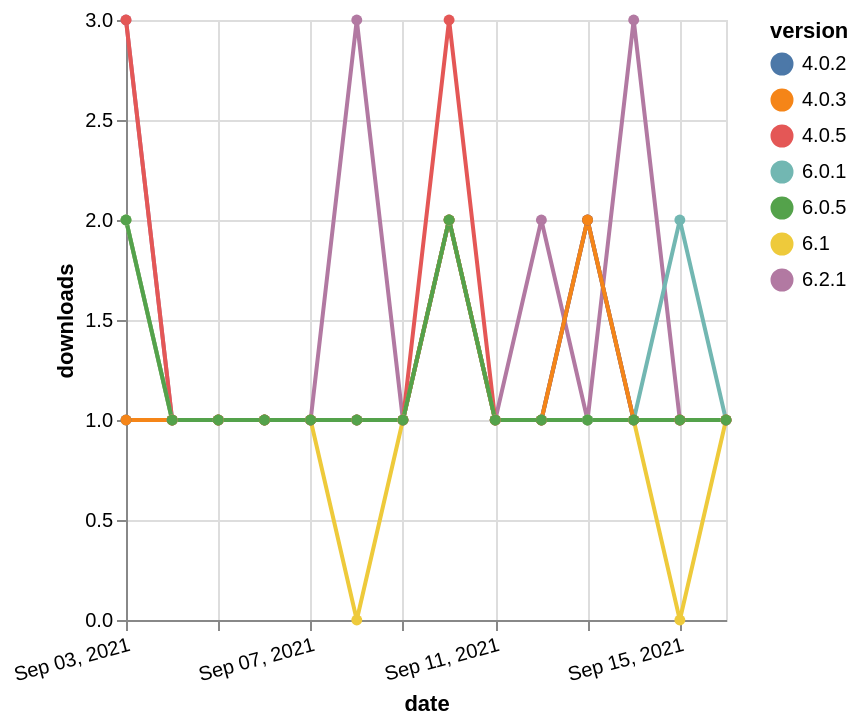

Express this chart as Vega-Lite.
### Vega-Lite specification from a JSON file in a GitHub repository (floating-point values rounded to 4 significant figures)
{"$schema": "https://vega.github.io/schema/vega-lite/v5.json", "description": "A simple bar chart with embedded data.", "data": {"values": [{"date": "2021-09-03", "total": 68, "delta": 3, "version": "6.2.1"}, {"date": "2021-09-04", "total": 69, "delta": 1, "version": "6.2.1"}, {"date": "2021-09-05", "total": 70, "delta": 1, "version": "6.2.1"}, {"date": "2021-09-06", "total": 71, "delta": 1, "version": "6.2.1"}, {"date": "2021-09-07", "total": 72, "delta": 1, "version": "6.2.1"}, {"date": "2021-09-08", "total": 75, "delta": 3, "version": "6.2.1"}, {"date": "2021-09-09", "total": 76, "delta": 1, "version": "6.2.1"}, {"date": "2021-09-10", "total": 78, "delta": 2, "version": "6.2.1"}, {"date": "2021-09-11", "total": 79, "delta": 1, "version": "6.2.1"}, {"date": "2021-09-12", "total": 81, "delta": 2, "version": "6.2.1"}, {"date": "2021-09-13", "total": 82, "delta": 1, "version": "6.2.1"}, {"date": "2021-09-14", "total": 85, "delta": 3, "version": "6.2.1"}, {"date": "2021-09-15", "total": 86, "delta": 1, "version": "6.2.1"}, {"date": "2021-09-16", "total": 87, "delta": 1, "version": "6.2.1"}, {"date": "2021-09-03", "total": 124, "delta": 2, "version": "6.1"}, {"date": "2021-09-04", "total": 125, "delta": 1, "version": "6.1"}, {"date": "2021-09-05", "total": 126, "delta": 1, "version": "6.1"}, {"date": "2021-09-06", "total": 127, "delta": 1, "version": "6.1"}, {"date": "2021-09-07", "total": 128, "delta": 1, "version": "6.1"}, {"date": "2021-09-08", "total": 128, "delta": 0, "version": "6.1"}, {"date": "2021-09-09", "total": 129, "delta": 1, "version": "6.1"}, {"date": "2021-09-10", "total": 131, "delta": 2, "version": "6.1"}, {"date": "2021-09-11", "total": 132, "delta": 1, "version": "6.1"}, {"date": "2021-09-12", "total": 133, "delta": 1, "version": "6.1"}, {"date": "2021-09-13", "total": 134, "delta": 1, "version": "6.1"}, {"date": "2021-09-14", "total": 135, "delta": 1, "version": "6.1"}, {"date": "2021-09-15", "total": 135, "delta": 0, "version": "6.1"}, {"date": "2021-09-16", "total": 136, "delta": 1, "version": "6.1"}, {"date": "2021-09-03", "total": 235, "delta": 3, "version": "4.0.5"}, {"date": "2021-09-04", "total": 236, "delta": 1, "version": "4.0.5"}, {"date": "2021-09-05", "total": 237, "delta": 1, "version": "4.0.5"}, {"date": "2021-09-06", "total": 238, "delta": 1, "version": "4.0.5"}, {"date": "2021-09-07", "total": 239, "delta": 1, "version": "4.0.5"}, {"date": "2021-09-08", "total": 240, "delta": 1, "version": "4.0.5"}, {"date": "2021-09-09", "total": 241, "delta": 1, "version": "4.0.5"}, {"date": "2021-09-10", "total": 244, "delta": 3, "version": "4.0.5"}, {"date": "2021-09-11", "total": 245, "delta": 1, "version": "4.0.5"}, {"date": "2021-09-12", "total": 246, "delta": 1, "version": "4.0.5"}, {"date": "2021-09-13", "total": 248, "delta": 2, "version": "4.0.5"}, {"date": "2021-09-14", "total": 249, "delta": 1, "version": "4.0.5"}, {"date": "2021-09-15", "total": 250, "delta": 1, "version": "4.0.5"}, {"date": "2021-09-16", "total": 251, "delta": 1, "version": "4.0.5"}, {"date": "2021-09-03", "total": 182, "delta": 1, "version": "4.0.2"}, {"date": "2021-09-04", "total": 183, "delta": 1, "version": "4.0.2"}, {"date": "2021-09-05", "total": 184, "delta": 1, "version": "4.0.2"}, {"date": "2021-09-06", "total": 185, "delta": 1, "version": "4.0.2"}, {"date": "2021-09-07", "total": 186, "delta": 1, "version": "4.0.2"}, {"date": "2021-09-08", "total": 187, "delta": 1, "version": "4.0.2"}, {"date": "2021-09-09", "total": 188, "delta": 1, "version": "4.0.2"}, {"date": "2021-09-10", "total": 190, "delta": 2, "version": "4.0.2"}, {"date": "2021-09-11", "total": 191, "delta": 1, "version": "4.0.2"}, {"date": "2021-09-12", "total": 192, "delta": 1, "version": "4.0.2"}, {"date": "2021-09-13", "total": 194, "delta": 2, "version": "4.0.2"}, {"date": "2021-09-14", "total": 195, "delta": 1, "version": "4.0.2"}, {"date": "2021-09-15", "total": 196, "delta": 1, "version": "4.0.2"}, {"date": "2021-09-16", "total": 197, "delta": 1, "version": "4.0.2"}, {"date": "2021-09-03", "total": 133, "delta": 2, "version": "6.0.1"}, {"date": "2021-09-04", "total": 134, "delta": 1, "version": "6.0.1"}, {"date": "2021-09-05", "total": 135, "delta": 1, "version": "6.0.1"}, {"date": "2021-09-06", "total": 136, "delta": 1, "version": "6.0.1"}, {"date": "2021-09-07", "total": 137, "delta": 1, "version": "6.0.1"}, {"date": "2021-09-08", "total": 138, "delta": 1, "version": "6.0.1"}, {"date": "2021-09-09", "total": 139, "delta": 1, "version": "6.0.1"}, {"date": "2021-09-10", "total": 141, "delta": 2, "version": "6.0.1"}, {"date": "2021-09-11", "total": 142, "delta": 1, "version": "6.0.1"}, {"date": "2021-09-12", "total": 143, "delta": 1, "version": "6.0.1"}, {"date": "2021-09-13", "total": 144, "delta": 1, "version": "6.0.1"}, {"date": "2021-09-14", "total": 145, "delta": 1, "version": "6.0.1"}, {"date": "2021-09-15", "total": 147, "delta": 2, "version": "6.0.1"}, {"date": "2021-09-16", "total": 148, "delta": 1, "version": "6.0.1"}, {"date": "2021-09-03", "total": 180, "delta": 1, "version": "4.0.3"}, {"date": "2021-09-04", "total": 181, "delta": 1, "version": "4.0.3"}, {"date": "2021-09-05", "total": 182, "delta": 1, "version": "4.0.3"}, {"date": "2021-09-06", "total": 183, "delta": 1, "version": "4.0.3"}, {"date": "2021-09-07", "total": 184, "delta": 1, "version": "4.0.3"}, {"date": "2021-09-08", "total": 185, "delta": 1, "version": "4.0.3"}, {"date": "2021-09-09", "total": 186, "delta": 1, "version": "4.0.3"}, {"date": "2021-09-10", "total": 188, "delta": 2, "version": "4.0.3"}, {"date": "2021-09-11", "total": 189, "delta": 1, "version": "4.0.3"}, {"date": "2021-09-12", "total": 190, "delta": 1, "version": "4.0.3"}, {"date": "2021-09-13", "total": 192, "delta": 2, "version": "4.0.3"}, {"date": "2021-09-14", "total": 193, "delta": 1, "version": "4.0.3"}, {"date": "2021-09-15", "total": 194, "delta": 1, "version": "4.0.3"}, {"date": "2021-09-16", "total": 195, "delta": 1, "version": "4.0.3"}, {"date": "2021-09-03", "total": 128, "delta": 2, "version": "6.0.5"}, {"date": "2021-09-04", "total": 129, "delta": 1, "version": "6.0.5"}, {"date": "2021-09-05", "total": 130, "delta": 1, "version": "6.0.5"}, {"date": "2021-09-06", "total": 131, "delta": 1, "version": "6.0.5"}, {"date": "2021-09-07", "total": 132, "delta": 1, "version": "6.0.5"}, {"date": "2021-09-08", "total": 133, "delta": 1, "version": "6.0.5"}, {"date": "2021-09-09", "total": 134, "delta": 1, "version": "6.0.5"}, {"date": "2021-09-10", "total": 136, "delta": 2, "version": "6.0.5"}, {"date": "2021-09-11", "total": 137, "delta": 1, "version": "6.0.5"}, {"date": "2021-09-12", "total": 138, "delta": 1, "version": "6.0.5"}, {"date": "2021-09-13", "total": 139, "delta": 1, "version": "6.0.5"}, {"date": "2021-09-14", "total": 140, "delta": 1, "version": "6.0.5"}, {"date": "2021-09-15", "total": 141, "delta": 1, "version": "6.0.5"}, {"date": "2021-09-16", "total": 142, "delta": 1, "version": "6.0.5"}]}, "width": "container", "mark": {"type": "line", "point": {"filled": true}}, "encoding": {"x": {"field": "date", "type": "temporal", "timeUnit": "yearmonthdate", "title": "date", "axis": {"labelAngle": -15}}, "y": {"field": "delta", "type": "quantitative", "title": "downloads"}, "color": {"field": "version", "type": "nominal"}, "tooltip": {"field": "delta"}}}
